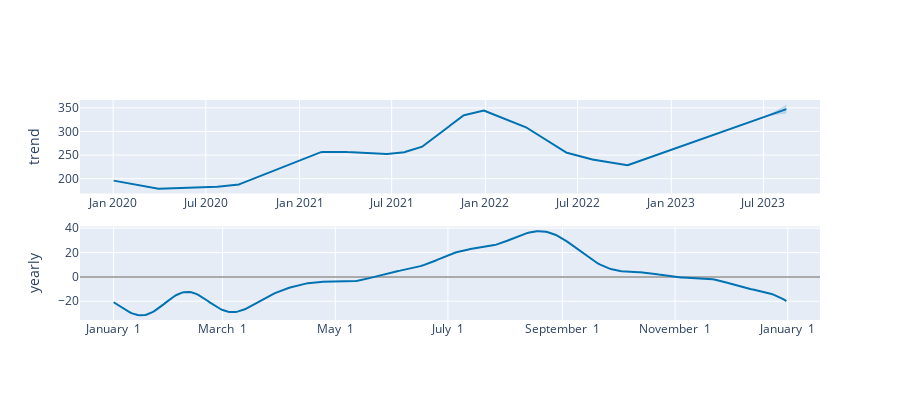

Notebook code cell kept with this figure:
### Code cell
plot_components_plotly(m_pro, forecast_pro)

### Figure 1 — Plotly figure (JSON) as saved in the notebook; plotly's stock layout.template omitted (floating-point values rounded to 4 significant figures; data arrays with more than 128 entries replaced by an {"elided": "..."} marker saying what was removed)
{"data": [{"line": {"color": "#0072B2", "width": 2}, "mode": "lines", "name": "trend", "type": "scatter", "x": {"elided": "931 str values"}, "xaxis": "x", "y": {"elided": "931 float values"}, "yaxis": "y"}, {"line": {"color": "rgba(0, 114, 178, 0.2)", "width": 0}, "mode": "lines", "name": "trend_upper", "type": "scatter", "x": {"elided": "931 str values"}, "xaxis": "x", "y": {"elided": "931 float values"}, "yaxis": "y"}, {"fill": "tonexty", "fillcolor": "rgba(0, 114, 178, 0.2)", "line": {"color": "rgba(0, 114, 178, 0.2)", "width": 0}, "mode": "lines", "name": "trend_lower", "type": "scatter", "x": {"elided": "931 str values"}, "xaxis": "x", "y": {"elided": "931 float values"}, "yaxis": "y"}, {"line": {"color": "#0072B2", "width": 2}, "mode": "lines", "name": "yearly", "type": "scatter", "x": {"elided": "365 str values"}, "xaxis": "x2", "y": {"elided": "365 float values"}, "yaxis": "y2"}], "layout": {"height": 400, "showlegend": false, "width": 900, "xaxis": {"anchor": "y", "domain": [0, 1], "range": ["2019-10-27T22:48:00", "2023-10-20T01:12:00"], "type": "date"}, "xaxis2": {"anchor": "y2", "domain": [0, 1], "range": ["2016-12-13T18:54:02.958904", "2018-01-18T11:04:57.863013"], "tickformat": "%B %e", "type": "date"}, "yaxis": {"anchor": "x", "domain": [0.575, 1], "rangemode": "normal", "title": {"text": "trend"}, "zerolinecolor": "#AAA"}, "yaxis2": {"anchor": "x2", "domain": [0, 0.425], "title": {"text": "yearly"}, "zerolinecolor": "#AAA"}}}
